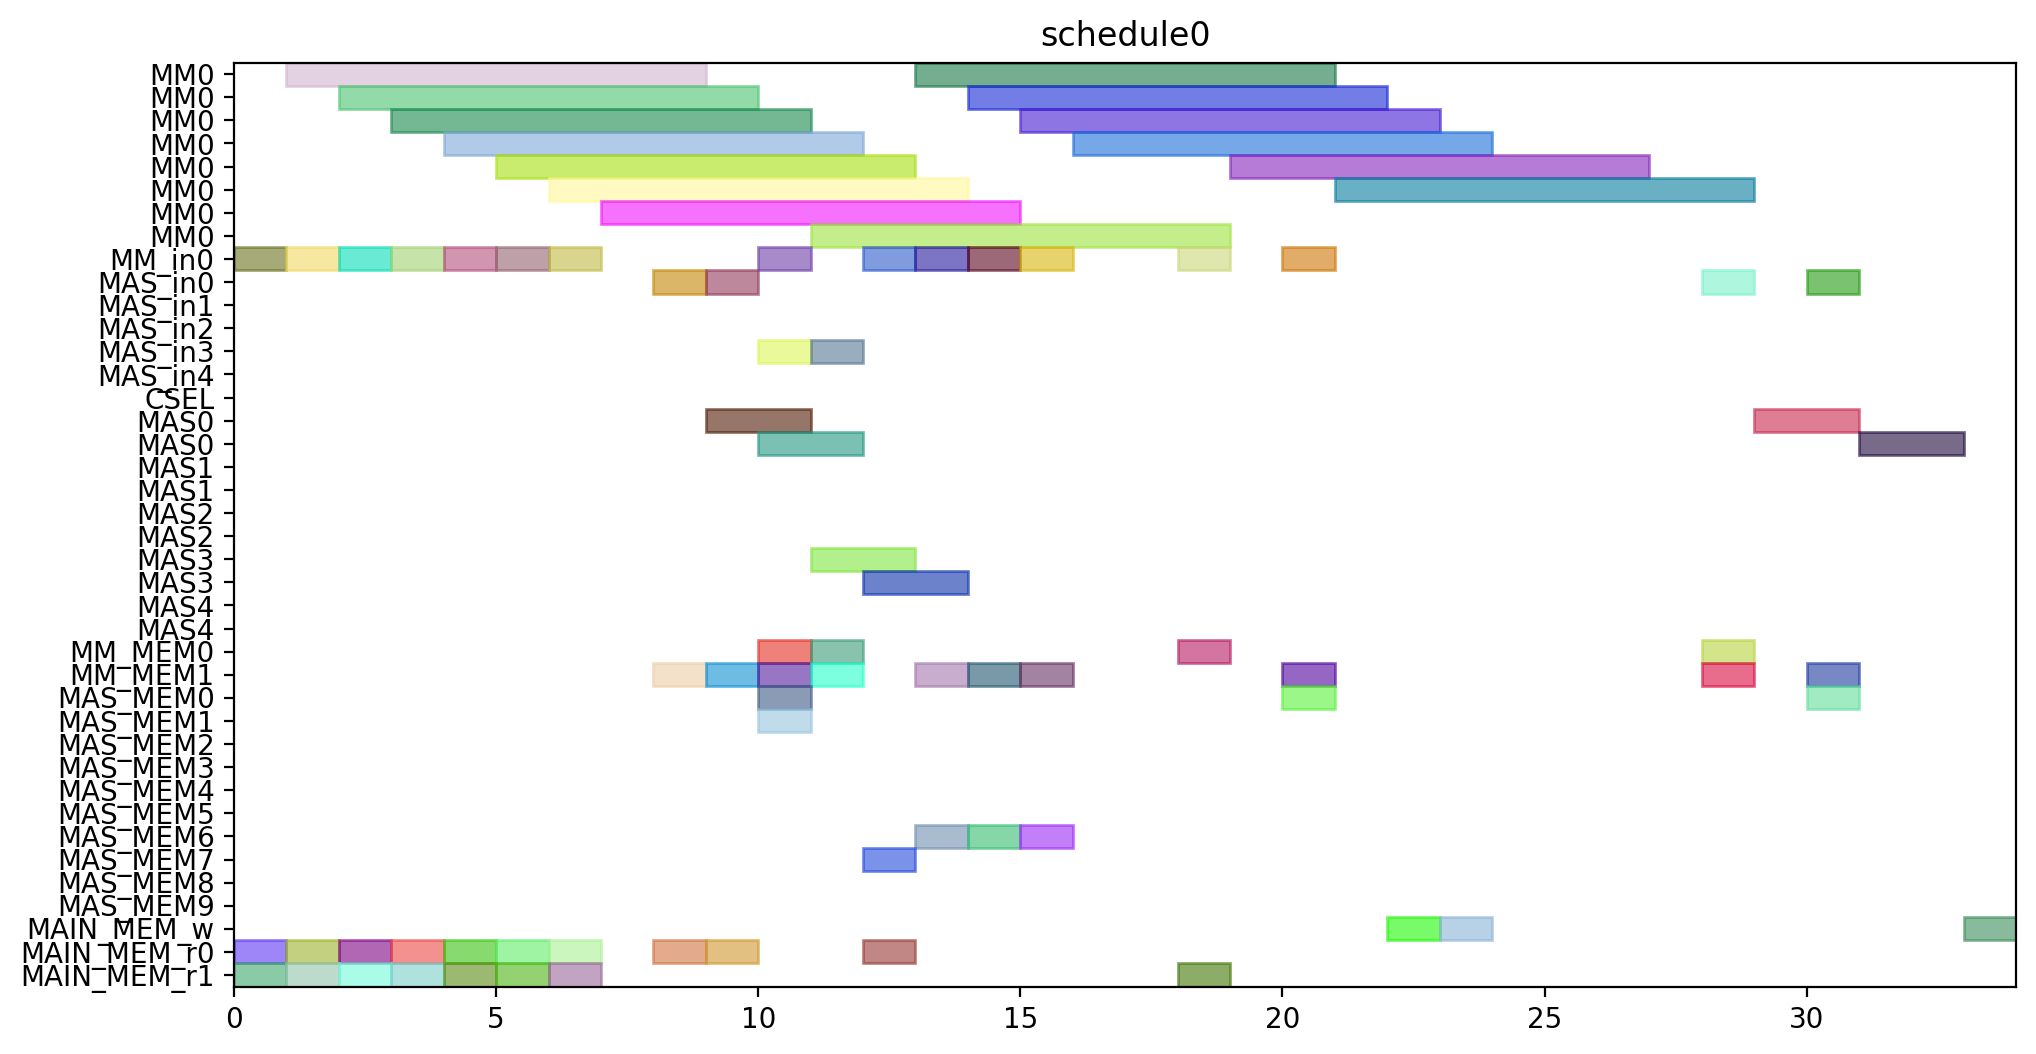

Write Python code to recreate this figure.
from pyschedule import Scenario, solvers, plotters, alt


def solve():
	horizon = 120
	S = Scenario("schedule0", horizon=horizon)

	# resource
	MM = S.Resources('MM', num=1, size=8)
	MM_in = S.Resources('MM_in', num=1)
	MAS_in = S.Resources('MAS_in', num=5)
	CSEL = S.Resource('CSEL')
	MAS = S.Resources('MAS', num=5, size=2, periods=range(1, horizon))
	MM_MEM = S.Resources('MM_MEM', num=2)
	MAS_MEM = S.Resources('MAS_MEM', num=10)
	MAIN_MEM_w = S.Resource('MAIN_MEM_w', size=1)
	MAIN_MEM_r = S.Resources('MAIN_MEM_r', num=2)

	# result of previous scheduling

	# new tasks
	r1 = S.Task('r1', length=8, delay_cost=1)
	r1 += alt(MM)
	r1_in = S.Task('r1_in', length=1, delay_cost=1)
	r1_in += alt(MM_in)
	S += r1_in*MM_in[0]<=r1*MM[0]
	r1_mem0 = S.Task('r1_mem0', length=1, delay_cost=1)
	r1_mem0 += MAIN_MEM_r[0]
	S += r1_mem0 <= r1

	r1_mem1 = S.Task('r1_mem1', length=1, delay_cost=1)
	r1_mem1 += MAIN_MEM_r[1]
	S += r1_mem1 <= r1

	r3 = S.Task('r3', length=8, delay_cost=1)
	r3 += alt(MM)
	r3_in = S.Task('r3_in', length=1, delay_cost=1)
	r3_in += alt(MM_in)
	S += r3_in*MM_in[0]<=r3*MM[0]
	r3_mem0 = S.Task('r3_mem0', length=1, delay_cost=1)
	r3_mem0 += MAIN_MEM_r[0]
	S += r3_mem0 <= r3

	r3_mem1 = S.Task('r3_mem1', length=1, delay_cost=1)
	r3_mem1 += MAIN_MEM_r[1]
	S += r3_mem1 <= r3

	r4 = S.Task('r4', length=8, delay_cost=1)
	r4 += alt(MM)
	r4_in = S.Task('r4_in', length=1, delay_cost=1)
	r4_in += alt(MM_in)
	S += r4_in*MM_in[0]<=r4*MM[0]
	r4_mem0 = S.Task('r4_mem0', length=1, delay_cost=1)
	r4_mem0 += MAIN_MEM_r[0]
	S += r4_mem0 <= r4

	r4_mem1 = S.Task('r4_mem1', length=1, delay_cost=1)
	r4_mem1 += MAIN_MEM_r[1]
	S += r4_mem1 <= r4

	r5 = S.Task('r5', length=8, delay_cost=1)
	r5 += alt(MM)
	r5_in = S.Task('r5_in', length=1, delay_cost=1)
	r5_in += alt(MM_in)
	S += r5_in*MM_in[0]<=r5*MM[0]
	r5_mem0 = S.Task('r5_mem0', length=1, delay_cost=1)
	r5_mem0 += MAIN_MEM_r[0]
	S += r5_mem0 <= r5

	r5_mem1 = S.Task('r5_mem1', length=1, delay_cost=1)
	r5_mem1 += MAIN_MEM_r[1]
	S += r5_mem1 <= r5

	r6 = S.Task('r6', length=8, delay_cost=1)
	r6 += alt(MM)
	r6_in = S.Task('r6_in', length=1, delay_cost=1)
	r6_in += alt(MM_in)
	S += r6_in*MM_in[0]<=r6*MM[0]
	r6_mem0 = S.Task('r6_mem0', length=1, delay_cost=1)
	r6_mem0 += MAIN_MEM_r[0]
	S += r6_mem0 <= r6

	r6_mem1 = S.Task('r6_mem1', length=1, delay_cost=1)
	r6_mem1 += MAIN_MEM_r[1]
	S += r6_mem1 <= r6

	r12 = S.Task('r12', length=8, delay_cost=1)
	r12 += alt(MM)
	r12_in = S.Task('r12_in', length=1, delay_cost=1)
	r12_in += alt(MM_in)
	S += r12_in*MM_in[0]<=r12*MM[0]
	r12_mem0 = S.Task('r12_mem0', length=1, delay_cost=1)
	r12_mem0 += MAIN_MEM_r[0]
	S += r12_mem0 <= r12

	r12_mem1 = S.Task('r12_mem1', length=1, delay_cost=1)
	r12_mem1 += MAIN_MEM_r[1]
	S += r12_mem1 <= r12

	r13 = S.Task('r13', length=8, delay_cost=1)
	r13 += alt(MM)
	r13_in = S.Task('r13_in', length=1, delay_cost=1)
	r13_in += alt(MM_in)
	S += r13_in*MM_in[0]<=r13*MM[0]
	r13_mem0 = S.Task('r13_mem0', length=1, delay_cost=1)
	r13_mem0 += MAIN_MEM_r[0]
	S += r13_mem0 <= r13

	r13_mem1 = S.Task('r13_mem1', length=1, delay_cost=1)
	r13_mem1 += MAIN_MEM_r[1]
	S += r13_mem1 <= r13

	r2 = S.Task('r2', length=2, delay_cost=1)
	r2 += alt(MAS)
	r2_in = S.Task('r2_in', length=1, delay_cost=1)
	r2_in += alt(MAS_in)
	S += r2_in*MAS_in[0]<=r2*MAS[0]

	S += r2_in*MAS_in[1]<=r2*MAS[1]

	S += r2_in*MAS_in[2]<=r2*MAS[2]

	S += r2_in*MAS_in[3]<=r2*MAS[3]

	S += r2_in*MAS_in[4]<=r2*MAS[4]

	r2_mem0 = S.Task('r2_mem0', length=1, delay_cost=1)
	r2_mem0 += alt(MM_MEM)
	S += (r1*MM[0])-1 < r2_mem0*MM_MEM[0]
	S += r2_mem0 <= r2

	r2_mem1 = S.Task('r2_mem1', length=1, delay_cost=1)
	r2_mem1 += alt(MM_MEM)
	S += (r1*MM[0])-1 < r2_mem1*MM_MEM[1]
	S += r2_mem1 <= r2

	r7 = S.Task('r7', length=2, delay_cost=1)
	r7 += alt(MAS)
	r7_in = S.Task('r7_in', length=1, delay_cost=1)
	r7_in += alt(MAS_in)
	S += r7_in*MAS_in[0]<=r7*MAS[0]

	S += r7_in*MAS_in[1]<=r7*MAS[1]

	S += r7_in*MAS_in[2]<=r7*MAS[2]

	S += r7_in*MAS_in[3]<=r7*MAS[3]

	S += r7_in*MAS_in[4]<=r7*MAS[4]

	r7_mem0 = S.Task('r7_mem0', length=1, delay_cost=1)
	r7_mem0 += alt(MM_MEM)
	S += (r5*MM[0])-1 < r7_mem0*MM_MEM[0]
	S += r7_mem0 <= r7

	r7_mem1 = S.Task('r7_mem1', length=1, delay_cost=1)
	r7_mem1 += alt(MM_MEM)
	S += (r6*MM[0])-1 < r7_mem1*MM_MEM[1]
	S += r7_mem1 <= r7

	r8 = S.Task('r8', length=2, delay_cost=1)
	r8 += alt(MAS)
	r8_in = S.Task('r8_in', length=1, delay_cost=1)
	r8_in += alt(MAS_in)
	S += r8_in*MAS_in[0]<=r8*MAS[0]

	S += r8_in*MAS_in[1]<=r8*MAS[1]

	S += r8_in*MAS_in[2]<=r8*MAS[2]

	S += r8_in*MAS_in[3]<=r8*MAS[3]

	S += r8_in*MAS_in[4]<=r8*MAS[4]

	r8_mem0 = S.Task('r8_mem0', length=1, delay_cost=1)
	r8_mem0 += MAIN_MEM_r[0]
	S += r8_mem0 <= r8

	r8_mem1 = S.Task('r8_mem1', length=1, delay_cost=1)
	r8_mem1 += alt(MM_MEM)
	S += (r4*MM[0])-1 < r8_mem1*MM_MEM[1]
	S += r8_mem1 <= r8

	r10 = S.Task('r10', length=2, delay_cost=1)
	r10 += alt(MAS)
	r10_in = S.Task('r10_in', length=1, delay_cost=1)
	r10_in += alt(MAS_in)
	S += r10_in*MAS_in[0]<=r10*MAS[0]

	S += r10_in*MAS_in[1]<=r10*MAS[1]

	S += r10_in*MAS_in[2]<=r10*MAS[2]

	S += r10_in*MAS_in[3]<=r10*MAS[3]

	S += r10_in*MAS_in[4]<=r10*MAS[4]

	r10_mem0 = S.Task('r10_mem0', length=1, delay_cost=1)
	r10_mem0 += MAIN_MEM_r[0]
	S += r10_mem0 <= r10

	r10_mem1 = S.Task('r10_mem1', length=1, delay_cost=1)
	r10_mem1 += alt(MM_MEM)
	S += (r4*MM[0])-1 < r10_mem1*MM_MEM[1]
	S += r10_mem1 <= r10

	r9 = S.Task('r9', length=8, delay_cost=1)
	r9 += alt(MM)
	r9_in = S.Task('r9_in', length=1, delay_cost=1)
	r9_in += alt(MM_in)
	S += r9_in*MM_in[0]<=r9*MM[0]
	r9_mem0 = S.Task('r9_mem0', length=1, delay_cost=1)
	r9_mem0 += MAIN_MEM_r[0]
	S += r9_mem0 <= r9

	r9_mem1 = S.Task('r9_mem1', length=1, delay_cost=1)
	r9_mem1 += alt(MAS_MEM)
	S += (r7*MAS[0])-1 < r9_mem1*MAS_MEM[1]
	S += (r7*MAS[1])-1 < r9_mem1*MAS_MEM[3]
	S += (r7*MAS[2])-1 < r9_mem1*MAS_MEM[5]
	S += (r7*MAS[3])-1 < r9_mem1*MAS_MEM[7]
	S += (r7*MAS[4])-1 < r9_mem1*MAS_MEM[9]
	S += r9_mem1 <= r9

	r11 = S.Task('r11', length=8, delay_cost=1)
	r11 += alt(MM)
	r11_in = S.Task('r11_in', length=1, delay_cost=1)
	r11_in += alt(MM_in)
	S += r11_in*MM_in[0]<=r11*MM[0]
	r11_mem0 = S.Task('r11_mem0', length=1, delay_cost=1)
	r11_mem0 += alt(MAS_MEM)
	S += (r10*MAS[0])-1 < r11_mem0*MAS_MEM[0]
	S += (r10*MAS[1])-1 < r11_mem0*MAS_MEM[2]
	S += (r10*MAS[2])-1 < r11_mem0*MAS_MEM[4]
	S += (r10*MAS[3])-1 < r11_mem0*MAS_MEM[6]
	S += (r10*MAS[4])-1 < r11_mem0*MAS_MEM[8]
	S += r11_mem0 <= r11

	r11_mem1 = S.Task('r11_mem1', length=1, delay_cost=1)
	r11_mem1 += alt(MAS_MEM)
	S += (r10*MAS[0])-1 < r11_mem1*MAS_MEM[1]
	S += (r10*MAS[1])-1 < r11_mem1*MAS_MEM[3]
	S += (r10*MAS[2])-1 < r11_mem1*MAS_MEM[5]
	S += (r10*MAS[3])-1 < r11_mem1*MAS_MEM[7]
	S += (r10*MAS[4])-1 < r11_mem1*MAS_MEM[9]
	S += r11_mem1 <= r11

	PX_new = S.Task('PX_new', length=8, delay_cost=1)
	PX_new += alt(MM)
	PX_new_in = S.Task('PX_new_in', length=1, delay_cost=1)
	PX_new_in += alt(MM_in)
	S += PX_new_in*MM_in[0]<=PX_new*MM[0]
	S += 0<PX_new

	PX_new_w = S.Task('PX_new_w', length=1, delay_cost=1)
	PX_new_w += alt(MAIN_MEM_w)
	S += PX_new <= PX_new_w

	PX_new_mem0 = S.Task('PX_new_mem0', length=1, delay_cost=1)
	PX_new_mem0 += alt(MAS_MEM)
	S += (r2*MAS[0])-1 < PX_new_mem0*MAS_MEM[0]
	S += (r2*MAS[1])-1 < PX_new_mem0*MAS_MEM[2]
	S += (r2*MAS[2])-1 < PX_new_mem0*MAS_MEM[4]
	S += (r2*MAS[3])-1 < PX_new_mem0*MAS_MEM[6]
	S += (r2*MAS[4])-1 < PX_new_mem0*MAS_MEM[8]
	S += PX_new_mem0 <= PX_new

	PX_new_mem1 = S.Task('PX_new_mem1', length=1, delay_cost=1)
	PX_new_mem1 += alt(MM_MEM)
	S += (r12*MM[0])-1 < PX_new_mem1*MM_MEM[1]
	S += PX_new_mem1 <= PX_new

	r14 = S.Task('r14', length=8, delay_cost=1)
	r14 += alt(MM)
	r14_in = S.Task('r14_in', length=1, delay_cost=1)
	r14_in += alt(MM_in)
	S += r14_in*MM_in[0]<=r14*MM[0]
	r14_mem0 = S.Task('r14_mem0', length=1, delay_cost=1)
	r14_mem0 += alt(MAS_MEM)
	S += (r2*MAS[0])-1 < r14_mem0*MAS_MEM[0]
	S += (r2*MAS[1])-1 < r14_mem0*MAS_MEM[2]
	S += (r2*MAS[2])-1 < r14_mem0*MAS_MEM[4]
	S += (r2*MAS[3])-1 < r14_mem0*MAS_MEM[6]
	S += (r2*MAS[4])-1 < r14_mem0*MAS_MEM[8]
	S += r14_mem0 <= r14

	r14_mem1 = S.Task('r14_mem1', length=1, delay_cost=1)
	r14_mem1 += alt(MM_MEM)
	S += (r3*MM[0])-1 < r14_mem1*MM_MEM[1]
	S += r14_mem1 <= r14

	Z1_new = S.Task('Z1_new', length=8, delay_cost=1)
	Z1_new += alt(MM)
	Z1_new_in = S.Task('Z1_new_in', length=1, delay_cost=1)
	Z1_new_in += alt(MM_in)
	S += Z1_new_in*MM_in[0]<=Z1_new*MM[0]
	S += 0<Z1_new

	Z1_new_w = S.Task('Z1_new_w', length=1, delay_cost=1)
	Z1_new_w += alt(MAIN_MEM_w)
	S += Z1_new <= Z1_new_w

	Z1_new_mem0 = S.Task('Z1_new_mem0', length=1, delay_cost=1)
	Z1_new_mem0 += alt(MAS_MEM)
	S += (r2*MAS[0])-1 < Z1_new_mem0*MAS_MEM[0]
	S += (r2*MAS[1])-1 < Z1_new_mem0*MAS_MEM[2]
	S += (r2*MAS[2])-1 < Z1_new_mem0*MAS_MEM[4]
	S += (r2*MAS[3])-1 < Z1_new_mem0*MAS_MEM[6]
	S += (r2*MAS[4])-1 < Z1_new_mem0*MAS_MEM[8]
	S += Z1_new_mem0 <= Z1_new

	Z1_new_mem1 = S.Task('Z1_new_mem1', length=1, delay_cost=1)
	Z1_new_mem1 += alt(MM_MEM)
	S += (r13*MM[0])-1 < Z1_new_mem1*MM_MEM[1]
	S += Z1_new_mem1 <= Z1_new

	r15 = S.Task('r15', length=8, delay_cost=1)
	r15 += alt(MM)
	r15_in = S.Task('r15_in', length=1, delay_cost=1)
	r15_in += alt(MM_in)
	S += r15_in*MM_in[0]<=r15*MM[0]
	r15_mem0 = S.Task('r15_mem0', length=1, delay_cost=1)
	r15_mem0 += alt(MAS_MEM)
	S += (r8*MAS[0])-1 < r15_mem0*MAS_MEM[0]
	S += (r8*MAS[1])-1 < r15_mem0*MAS_MEM[2]
	S += (r8*MAS[2])-1 < r15_mem0*MAS_MEM[4]
	S += (r8*MAS[3])-1 < r15_mem0*MAS_MEM[6]
	S += (r8*MAS[4])-1 < r15_mem0*MAS_MEM[8]
	S += r15_mem0 <= r15

	r15_mem1 = S.Task('r15_mem1', length=1, delay_cost=1)
	r15_mem1 += alt(MM_MEM)
	S += (r9*MM[0])-1 < r15_mem1*MM_MEM[1]
	S += r15_mem1 <= r15

	r16 = S.Task('r16', length=8, delay_cost=1)
	r16 += alt(MM)
	r16_in = S.Task('r16_in', length=1, delay_cost=1)
	r16_in += alt(MM_in)
	S += r16_in*MM_in[0]<=r16*MM[0]
	r16_mem0 = S.Task('r16_mem0', length=1, delay_cost=1)
	r16_mem0 += alt(MM_MEM)
	S += (r11*MM[0])-1 < r16_mem0*MM_MEM[0]
	S += r16_mem0 <= r16

	r16_mem1 = S.Task('r16_mem1', length=1, delay_cost=1)
	r16_mem1 += MAIN_MEM_r[1]
	S += r16_mem1 <= r16

	r17 = S.Task('r17', length=2, delay_cost=1)
	r17 += alt(MAS)
	r17_in = S.Task('r17_in', length=1, delay_cost=1)
	r17_in += alt(MAS_in)
	S += r17_in*MAS_in[0]<=r17*MAS[0]

	S += r17_in*MAS_in[1]<=r17*MAS[1]

	S += r17_in*MAS_in[2]<=r17*MAS[2]

	S += r17_in*MAS_in[3]<=r17*MAS[3]

	S += r17_in*MAS_in[4]<=r17*MAS[4]

	r17_mem0 = S.Task('r17_mem0', length=1, delay_cost=1)
	r17_mem0 += alt(MM_MEM)
	S += (r14*MM[0])-1 < r17_mem0*MM_MEM[0]
	S += r17_mem0 <= r17

	r17_mem1 = S.Task('r17_mem1', length=1, delay_cost=1)
	r17_mem1 += alt(MM_MEM)
	S += (r15*MM[0])-1 < r17_mem1*MM_MEM[1]
	S += r17_mem1 <= r17

	PY_new = S.Task('PY_new', length=2, delay_cost=1)
	PY_new += alt(MAS)
	PY_new_in = S.Task('PY_new_in', length=1, delay_cost=1)
	PY_new_in += alt(MAS_in)
	S += PY_new_in*MAS_in[0]<=PY_new*MAS[0]

	S += PY_new_in*MAS_in[1]<=PY_new*MAS[1]

	S += PY_new_in*MAS_in[2]<=PY_new*MAS[2]

	S += PY_new_in*MAS_in[3]<=PY_new*MAS[3]

	S += PY_new_in*MAS_in[4]<=PY_new*MAS[4]

	S += 0<PY_new

	PY_new_w = S.Task('PY_new_w', length=1, delay_cost=1)
	PY_new_w += alt(MAIN_MEM_w)
	S += PY_new <= PY_new_w

	PY_new_mem0 = S.Task('PY_new_mem0', length=1, delay_cost=1)
	PY_new_mem0 += alt(MAS_MEM)
	S += (r17*MAS[0])-1 < PY_new_mem0*MAS_MEM[0]
	S += (r17*MAS[1])-1 < PY_new_mem0*MAS_MEM[2]
	S += (r17*MAS[2])-1 < PY_new_mem0*MAS_MEM[4]
	S += (r17*MAS[3])-1 < PY_new_mem0*MAS_MEM[6]
	S += (r17*MAS[4])-1 < PY_new_mem0*MAS_MEM[8]
	S += PY_new_mem0 <= PY_new

	PY_new_mem1 = S.Task('PY_new_mem1', length=1, delay_cost=1)
	PY_new_mem1 += alt(MM_MEM)
	S += (r16*MM[0])-1 < PY_new_mem1*MM_MEM[1]
	S += PY_new_mem1 <= PY_new

	solvers.mip.solve(S,msg=1,kind='CPLEX',ratio_gap=1.01)

	solution = [['hoge']*len(S.solution()[1]) for i in range(len(S.solution()))]
	for i in range(len(S.solution())):
		for j in range(len(S.solution()[i])):
			solution[i][j]=str(S.solution()[i][j])
	print(solution)

	cycles = int(solution[-1][3])

	pic_file_name = "/mnt/rose/usr1/fukuda/ABE/multiRAM_multiMAS_16mux/scheduling_result/stage8MM1_stage2MAS5/EP_YRECOVER/schedule0.png"
	if(S.solution() != []):
		plotters.matplotlib.plot(S,img_filename=pic_file_name, show_task_labels=False, fig_size=(cycles*0.25+3, 6))

	return solution
